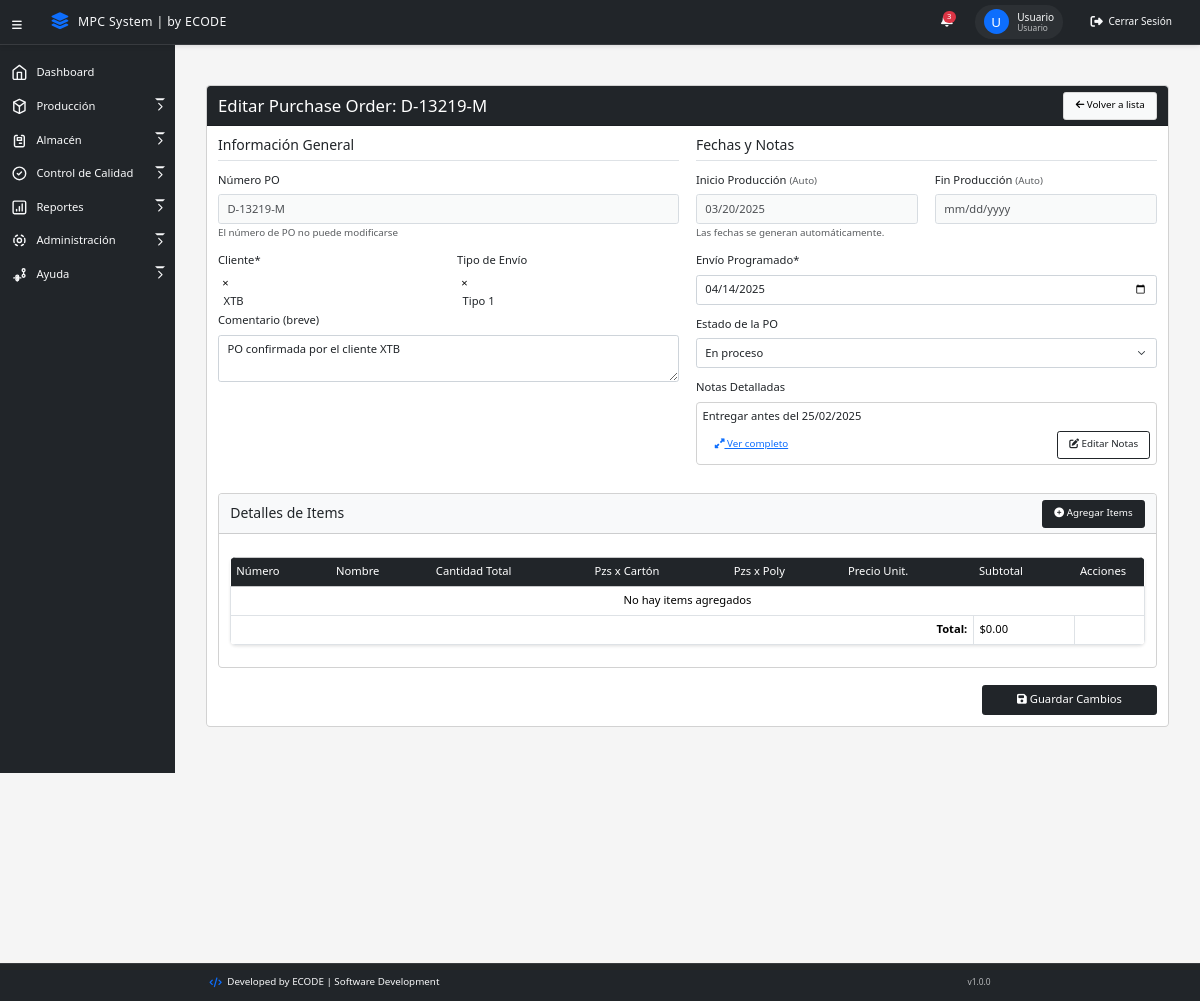
The app's page /views/editar_po.php?id=1 (signed in) with its own data.
### tables this page shows
CREATE TABLE `po` (
  `id` int(11) NOT NULL,
  `po_numero` varchar(50) NOT NULL,
  `po_fecha_creacion` date NOT NULL,
  `po_fecha_inicio_produccion` date DEFAULT NULL,
  `po_fecha_fin_produccion` date DEFAULT NULL,
  `po_fecha_envio_programada` date DEFAULT NULL,
  `po_estado` enum('Pendiente','En proceso','Completada','Cancelada') DEFAULT 'Pendiente',
  `po_id_cliente` int(11) NOT NULL,
  `po_id_usuario_creacion` int(11) NOT NULL,
  `po_tipo_envio` enum('Tipo 1','Tipo 2','Tipo 3') DEFAULT 'Tipo 1',
  `po_comentario` text DEFAULT NULL,
  `po_notas` text DEFAULT NULL,
  `po_fecha_modificacion` timestamp NOT NULL DEFAULT current_timestamp() ON UPDATE current_timestamp()
);

### models/Po.php (called while the page is built, shortened)
<?php
class Po {
    private $conn;
    private $table_name = "po";
    public $id;
    public function __construct($db = null) {
        if ($db === null) {
            $database = new Database();
            $this->conn = $database->getConnection();
        } else {
            $this->conn = $db;
        }
    }
    public function readOne($id = null) {
        $poId = $id ?? $this->id;
        $query = "SELECT p.*,
                c.cliente_empresa,
                CONCAT(u.usuario_nombre, ' ', u.usuario_apellido) as usuario_creacion,
                DATE_FORMAT(p.po_fecha_modificacion, '%d/%m/%Y %H:%i:%s') as po_fecha_modificacion_formato
                FROM " . $this->table_name . " p
                LEFT JOIN clientes c ON p.po_id_cliente = c.id
                LEFT JOIN usuarios u ON p.po_id_usuario_creacion = u.id
                WHERE p.id = ?";
        $stmt = $this->conn->prepare($query);
        $stmt->bindParam(1, $poId);
        $stmt->execute();
        $row = $stmt->fetch(PDO::FETCH_ASSOC);
        if ($row) {
            return $row;
        }
        return null;
    }
}
?>

### views/editar_po.php (the view, shortened to what this page needs)
<?php
require_once '../controllers/PoController.php';
require_once '../models/Po.php';
$poId = $_GET['id'];
$database = new Database();
$conn = $database->getConnection();
$poModel = new Po($conn);
$poInfo = $poModel->readOne($poId);
?>
<!DOCTYPE html>
<html lang="es">
<head>
    <?php include '../components/meta.php'; ?>
    <link href="https://cdn.jsdelivr.net/npm/select2@4.1.0-rc.0/dist/css/select2.min.css" rel="stylesheet" />
    <link href="https://cdn.jsdelivr.net/npm/select2-bootstrap-5-theme@1.3.0/dist/select2-bootstrap-5-theme.min.css" rel="stylesheet" />
    <link rel="stylesheet" href="../css/po.css">
</head>
<body>
    <?php include '../components/menu_lateral.php'; ?>
    <main>
        <div class="container-fluid px-4">
            <div class="row">
                <div class="col-12">
                    <div class="card">
                        <div class="card-header bg-dark text-white d-flex justify-content-between align-items-center">
                            <h4 class="mb-0">Editar Purchase Order: <?php echo htmlspecialchars($poInfo['po_numero']); ?></h4>
                            <a href="po.php" class="btn btn-light btn-sm">
                                <i class="fas fa-arrow-left"></i> Volver a lista
                            </a>
                        </div>
                        <div class="card-body">
                            <form id="poForm" method="POST">
                                <div class="row">
                                    <div class="col-md-6">
                                        <h5 class="border-bottom pb-2 mb-3">Información General</h5>
                                        <div class="mb-3">
                                            <label class="form-label">Número PO</label>
                                            <input type="text" class="form-control" id="poNumero" name="po_numero" value="<?php echo htmlspecialchars($poInfo['po_numero']); ?>" readonly disabled>
                                            <small class="form-text text-muted">El número de PO no puede modificarse</small>
                                        </div>
                                        <div class="row mb-3">
                                            <div class="col-md-6">
                                                <label class="form-label">Cliente*</label>
                                            </div>
                                            <div class="col-md-6">
                                                <label class="form-label">Tipo de Envío</label>
                                            </div>
                                        </div>
                                        <div class="mb-3">
                                            <label class="form-label">Comentario (breve)</label>
                                            <textarea class="form-control" id="poComentario" name="po_comentario" rows="2" maxlength="255"><?php echo htmlspecialchars($poInfo['po_comentario']); ?></textarea>
                                        </div>
                                    </div>
                                    <div class="col-md-6">
                                        <h5 class="border-bottom pb-2 mb-3">Fechas y Notas</h5>
                                        <div class="row mb-3">
                                            <div class="col-md-6">
                                                <label class="form-label">Inicio Producción <small class="text-muted">(Auto)</small></label>
                                                <input type="date" class="form-control" id="poFechaInicio" name="po_fecha_inicio_produccion" value="<?php echo $poInfo['po_fecha_inicio_produccion']; ?>" disabled>
                                                <small class="form-text text-muted">Las fechas se generan automáticamente.</small>
                                            </div>
                                            <div class="col-md-6">
                                                <label class="form-label">Fin Producción <small class="text-muted">(Auto)</small></label>
                                                <input type="date" class="form-control" id="poFechaFin" name="po_fecha_fin_produccion" value="<?php echo $poInfo['po_fecha_fin_produccion']; ?>" disabled>
                                            </div>
                                        </div>
                                        <div class="mb-3">
                                            <label class="form-label">Envío Programado*</label>
                                            <input type="date" class="form-control" id="poFechaEnvio" name="po_fecha_envio_programada" value="<?php echo $poInfo['po_fecha_envio_programada']; ?>" required>
                                        </div>
                                        <div class="mb-3">
                                            <label class="form-label">Estado de la PO</label>
                                            <select class="form-select" id="poEstado" name="po_estado">
                                                <option value="En proceso" <?php echo ($poInfo['po_estado'] == 'En proceso') ? 'selected' : ''; ?>>En proceso</option>
                                            </select>
                                        </div>
                                        <div class="mb-3">
                                            <label class="form-label">Notas Detalladas</label>
                                            <div class="card">
                                                <div class="card-body p-2">
                                                    <div id="notasPreview" class="mb-2">
                                                        <?php
                                                        if (!empty($poInfo['po_notas'])) {
                                                            $notasPreview = mb_substr(htmlspecialchars($poInfo['po_notas']), 0, 100);
                                                            echo $notasPreview . (strlen($poInfo['po_notas']) > 100 ? '...' : '');
                                                        } else {
                                                            echo '<em class="text-muted">No hay notas detalladas</em>';
                                                        }
                                                        ?>
                                                    </div>
                                                    <div class="d-flex justify-content-between">
                                                        <button type="button" class="btn btn-sm btn-link" id="expandNotasBtn" <?php echo empty($poInfo['po_notas']) ? 'style="display:none;"' : ''; ?>>
                                                            <i class="fas fa-expand-alt"></i> Ver completo
                                                        </button>
                                                        <button type="button" class="btn btn-outline-dark btn-sm" data-bs-toggle="modal" data-bs-target="#notasModal">
                                                            <i class="fas fa-edit"></i> Editar Notas
                                                        </button>
                                                    </div>
                                                </div>
                                            </div>
                                        </div>
                                    </div>
                                </div>
                                <div class="card mt-4">
                                    <div class="card-header d-flex justify-content-between align-items-center bg-light">
                                        <h5 class="mb-0">Detalles de Items</h5>
                                        <button type="button" class="btn btn-dark btn-sm" data-bs-toggle="modal" data-bs-target="#itemSearchModal">
                                            <i class="fas fa-plus-circle"></i> Agregar Items
                                        </button>
                                    </div>
                                    <div class="card-body">
                                        <div class="table-responsive mt-3">
                                            <table class="table table-bordered table-hover table-details">
                                                <thead class="table-light">
                                                    <tr>
                                                        <th>Número</th>
                                                        <th>Nombre</th>
                                                        <th>Cantidad Total</th>
                                                        <th>Pzs x Cartón</th>
                                                        <th>Pzs x Poly</th>
                                                        <th>Precio Unit.</th>
                                                        <th>Subtotal</th>
                                                        <th>Acciones</th>
                                                    </tr>
                                                </thead>
                                                <tbody id="itemsTableBody">
                                                </tbody>
                                                <tfoot>
                                                    <tr>
                                                        <td colspan="6" class="text-end"><strong>Total:</strong></td>
                                                        <td id="totalGeneral">$0.00</td>
                                                        <td></td>
                                                    </tr>
                                                </tfoot>
                                            </table>
                                        </div>
                                    </div>
                                </div>
                                <div class="row mt-4">
                                    <div class="col-12 text-end">
                                        <button type="submit" class="btn btn-dark" style="width: 250px;">
                                            <i class="fas fa-save"></i> Guardar Cambios
                                        </button>
                                    </div>
                                </div>
                            </form>
                        </div>
                    </div>
                </div>
            </div>
        </div>
    </main>
    <?php include '../components/footer.php'; ?>
</body>
</html>

### css/style_main.css (style rules this page uses)
:root { --sidebar-width: 250px; --header-height: 60px; --primary-color: #212529; --secondary-color: #6c757d; --success-color: #198754; --warning-color: #ffc107; --danger-color: #dc3545; --light-color: #f8f9fa; --dark-color: #212529; }
body { min-height: 100vh; zoom: 0.7; margin: 0; margin-top: 57.59px; background-color: #f5f5f5; font-family: 'Segoe UI', Tahoma, Geneva, Verdana, sans-serif; }
main { margin-left: var(--sidebar-width); padding: 20px; min-height: calc(100vh - var(--header-height)); margin-bottom: 60px; }
.table-responsive { margin-top: 1rem; background-color: white; border-radius: 8px; box-shadow: 0 2px 4px rgba(0, 0, 0, 0.1); margin-bottom: 1rem; -webkit-overflow-scrolling: touch; }
.table { margin-bottom: 0; }
.table thead th { background-color: var(--primary-color); color: white; border: none; padding: 0.5rem; font-weight: 500; vertical-align: middle; }
.table th:last-child, .table td:last-child { width: 100px; white-space: nowrap; }
.table td, .table th { padding: 0.5rem; vertical-align: middle; }
.form-label { font-weight: 500; color: var(--dark-color); }
.form-control, .form-select { border-radius: 4px; border: 1px solid #ced4da; padding: 8px 12px; }
.btn { font-weight: 500; padding: 8px 16px; border-radius: 4px; transition: all 0.2s; }
.btn-dark { background-color: var(--primary-color); border-color: var(--primary-color); }
.btn-light { border: 1px solid #dadada; }

### css/po.css (style rules this page uses)
.table-details th { background-color: #f8f9fa; font-weight: 600; }
.form-control:disabled, .form-control[readonly] { background-color: #f8f9fa; opacity: 0.8; }

### css/style_menu.css (style rules this page uses)
:root { --menu-width: 250px; --menu-width-collapsed: 64px; --menu-transition: 0.3s ease-in-out; --menu-bg: #212529; --menu-hover: rgba(255, 255, 255, 0.1); --menu-text: #f8f9fa; }
main { margin-left: var(--menu-width); padding: 64px 20px 20px; transition: margin-left var(--menu-transition); }

### records on screen
po: po_numero "D-13219-M", po_comentario "PO confirmada por el cliente XTB", po_fecha_inicio_produccion "03/20/2025", po_fecha_envio_programada "04/14/2025", po_estado "En proceso", po_notas "Entregar antes del 25/02/2025"

### other values on screen
$inicial "U"
$nombreCompleto "Usuario"
$rol "Usuario"
